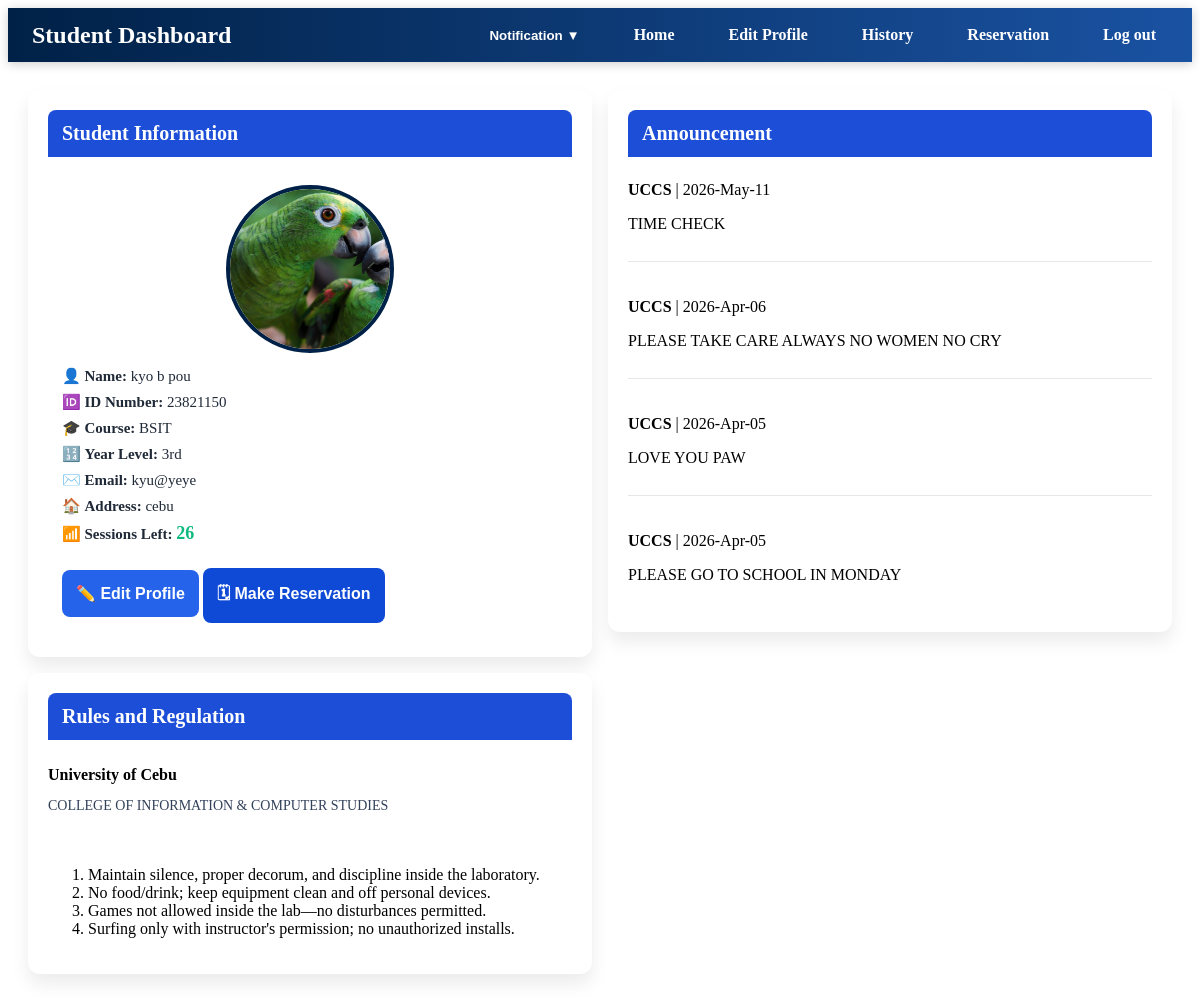
The app's page /profile.php (signed in) with its own data.
### tables this page shows
CREATE TABLE `students` (
  `id` int(11) NOT NULL,
  `id_number` varchar(50) NOT NULL,
  `last_name` varchar(100) NOT NULL,
  `first_name` varchar(100) NOT NULL,
  `middle_name` varchar(100) DEFAULT NULL,
  `course` varchar(100) DEFAULT NULL,
  `year_level` varchar(20) DEFAULT NULL,
  `email` varchar(100) DEFAULT NULL,
  `address` text DEFAULT NULL,
  `password` varchar(255) NOT NULL,
  `created_at` timestamp NOT NULL DEFAULT current_timestamp(),
  `photo` varchar(255) DEFAULT NULL,
  `remaining_sessions` int(11) DEFAULT 28
);

CREATE TABLE `announcements` (
  `id` int(11) NOT NULL,
  `title` varchar(255) NOT NULL,
  `message` text NOT NULL,
  `created_at` timestamp NOT NULL DEFAULT current_timestamp()
);

### profile.php (the view, shortened to what this page needs)
<?php
include "db.php";
$id = $_SESSION['id_number'];
$conn->query("CREATE TABLE IF NOT EXISTS sitin_reservations (
    id INT AUTO_INCREMENT PRIMARY KEY,
    id_number VARCHAR(50) NOT NULL,
    student_name VARCHAR(150) NOT NULL,
    purpose VARCHAR(255) NOT NULL,
    lab VARCHAR(50) NOT NULL,
    time_in TIME,
    `date` DATE,
    remaining_sessions INT NOT NULL,
    status ENUM('pending','approved','rejected','cancelled','completed') DEFAULT 'pending',
    time_out TIMESTAMP NULL,
    notified TINYINT(1) DEFAULT 0,
    created_at TIMESTAMP DEFAULT CURRENT_TIMESTAMP
) ENGINE=InnoDB DEFAULT CHARSET=utf8mb4");
$stmt = $conn->prepare("SELECT id_number, first_name, last_name, middle_name, course, year_level, email, address, photo, COALESCE(remaining_sessions, 28) as remaining_sessions FROM students WHERE id_number = ?");
$stmt->bind_param("s", $id);
$stmt->execute();
$result = $stmt->get_result();
$user = $result->fetch_assoc();
$announcements = $conn->query("SELECT * FROM announcements ORDER BY created_at DESC LIMIT 10");
?>
<!DOCTYPE html>
<html>
<head>
    <link rel="stylesheet" href="css/style.css">
</head>
<body>
<header class="topbar">
    <div class="topbar-left"><h2>Student Dashboard</h2></div>
    <nav class="topbar-nav">
        <div class="dropdown">
            <button class="dropbtn">Notification ▼</button>
        </div>
        <a href="Profile.php">Home</a>
        <a href="#" id="profileButton">Edit Profile</a>
        <a href="#" onclick="openFeature('historyModal')">History</a>
        <a href="#" onclick="openFeature('reservationModal')">Reservation</a>
        <a href="logout.php" class="logout-btn">Log out</a>
    </nav>
</header>
<main class="dashboard-grid">
    <section class="dashboard-card student-info-card">
        <h3>Student Information</h3>
        <div class="dashboard-card-content">
            <?php $hasPhoto = isset($user['photo']) && !empty($user['photo']); ?>
            <div class="profile-avatar-wrapper">
                <img src="<?php echo $hasPhoto ? 'uploads/'.htmlspecialchars($user['photo']) : 'https://via.placeholder.com/160?text=No+Photo'; ?>" alt="Student Photo" class="profile-photo profile-avatar">
            </div>
            <div class="profile-fields">
                <p>👤 <strong>Name:</strong> <?php echo htmlspecialchars(trim($user['first_name'].' '.$user['middle_name'].' '.$user['last_name'])); ?></p>
                <p>🆔 <strong>ID Number:</strong> <?php echo htmlspecialchars($user['id_number']); ?></p>
                <p>🎓 <strong>Course:</strong> <?php echo htmlspecialchars($user['course']); ?></p>
                <p>🔢 <strong>Year Level:</strong> <?php echo htmlspecialchars($user['year_level']); ?></p>
                <p>✉️ <strong>Email:</strong> <?php echo htmlspecialchars($user['email']); ?></p>
                <p>🏠 <strong>Address:</strong> <?php echo htmlspecialchars($user['address']); ?></p>
               <p>📶 <strong>Sessions Left:</strong> <span style="color:#10b981; font-weight:bold; font-size:18px;"><?php echo $user['remaining_sessions']; ?></span></p>
            </div>
            <button class="save-btn" onclick="openModal()">✏️ Edit Profile</button>
            <button class="save-btn" style="margin-top: 10px; background: #0f4ad6;" onclick="openFeature('reservationModal')">🗓 Make Reservation</button>
        </div>
    </section>
    <section class="dashboard-card announcement-card">
        <h3>Announcement</h3>
        <?php if ($announcements && $announcements->num_rows > 0): ?>
            <?php while ($a = $announcements->fetch_assoc()): ?>
                <div class="timeline-item">
                    <div><strong><?php echo htmlspecialchars($a['title']); ?></strong> | <?php echo date('Y-M-d', strtotime($a['created_at'])); ?></div>
                    <p><?php echo htmlspecialchars($a['message']); ?></p>
                </div>
            <?php endwhile; ?>
        <?php endif; ?>
    </section>
    <section class="dashboard-card rules-card">
        <h3>Rules and Regulation</h3>
        <div class="rules-title">University of Cebu</div>
        <div class="rules-subtitle">COLLEGE OF INFORMATION & COMPUTER STUDIES</div>
        <div class="rules-scroll">
            <ol>
                <li>Maintain silence, proper decorum, and discipline inside the laboratory.</li>
                <li>No food/drink; keep equipment clean and off personal devices.</li>
                <li>Games not allowed inside the lab—no disturbances permitted.</li>
                <li>Surfing only with instructor's permission; no unauthorized installs.</li>
            </ol>
        </div>
    </section>
</main>
</body>
</html>

### css/style.css (style rules this page uses)
.topbar { display: flex; justify-content: space-between; align-items: center; gap: 12px; padding: 10px 24px; background: linear-gradient(90deg, #002147, #1a52a2); color: #fff; position: sticky; top: 0; z-index: 500; box-shadow: 0 2px 10px rgba(0,0,0,0.2); }
.topbar-left h2 { margin: 0; font-size: 22px; }
.topbar-nav { display: flex; align-items: center; gap: 10px; }
.topbar-nav a, .topbar-nav .dropbtn { background: transparent; color: #fff; text-decoration: none; border: none; padding: 8px 12px; border-radius: 8px; cursor: pointer; font-weight: bold; }
.logout-btn { background: #f59e0b; color: #001f3f; }
.dropdown { position: relative; display: inline-block; }
.topbar h2 { margin: 0; font-size: 24px; }
header nav a { color: white; text-decoration: none; margin-left: 20px; font-weight: bold; }
.profile-photo { border-radius: 50%; border: 4px solid #002147; margin-bottom: 20px; display: block; margin-left: auto; margin-right: auto; width: 160px; height: 160px; max-width: 160px; max-height: 160px; object-fit: cover; }
.student-info-card .profile-photo { width: 160px; height: 160px; max-width: 160px; max-height: 160px; object-fit: cover; }
.save-btn { flex: 1; background: #2563eb; color: white; padding: 14px; border: none; border-radius: 8px; cursor: pointer; font-size: 16px; font-weight: bold; transition: 0.3s; }
.profile-photo { border-radius: 50%; border: 4px solid #002147; margin-bottom: 10px; display: block; margin-left: auto; margin-right: auto; object-fit: cover; }
.profile-avatar-wrapper { text-align: center; margin-bottom: 14px; }
.profile-avatar { width: 110px; height: 110px; max-width: 110px; max-height: 110px; object-fit: cover; border-radius: 50%; border: 4px solid #002147; }
.student-info-card .profile-fields { margin-bottom: 14px; }
.dashboard-grid { display: grid; grid-template-columns: repeat(3, minmax(250px, 1fr)); gap: 18px; padding: 20px; max-width: 1200px; margin: 18px auto; }
.dashboard-card { background: white; border-radius: 12px; padding: 18px; box-shadow: 0 10px 18px rgba(0,0,0,0.08); }
.dashboard-card h3 { margin-top: 0; color: #002147; margin-bottom: 12px; }
.dashboard-card { background: white; border-radius: 12px; padding: 20px; box-shadow: 0 10px 18px rgba(0,0,0,0.08); }
.student-info-card .profile-fields p, .announcement-card .timeline-item, .rules-card .rules-scroll { margin-top: 10px; }
.student-info-card .profile-fields p { margin: 8px 0; font-size: 15px; color: #1f2937; }
.announcement-card .timeline-item { border-bottom: 1px solid #e5e7eb; padding-bottom: 12px; margin-bottom: 12px; }
.announcement-card .timeline-item:last-child { border-bottom: none; margin-bottom: 0; }
.rules-card .rules-title { font-size: 16px; font-weight: bold; margin-top: 12px; }
.rules-card .rules-subtitle { font-size: 14px; color: #32415a; margin-bottom: 12px; }
.rules-card .rules-scroll { max-height: 330px; overflow-y: auto; padding-right: 6px; }
.dashboard-card h3 { margin: 0; color: #fff; background: #1d4ed8; padding: 12px 14px; border-radius: 8px 8px 0 0; margin-bottom: 0; font-size: 20px; }
.dashboard-card { display: flex; flex-direction: column; gap: 14px; }
.dashboard-card-content { padding: 14px; background: #fff; border-radius: 0 0 8px 8px; }
.student-info-card { max-width: none; }
.dashboard-grid { display: grid !important; grid-template-columns: repeat(3, 1fr) !important; grid-auto-rows: minmax(240px, auto); gap: 16px !important; padding: 18px !important; margin: 10px auto !important; max-width: 1400px !important; width: calc(100% - 40px) !important; align-items: start; }
@media (max-width: 1300px) { .dashboard-grid { grid-template-columns: repeat(2, minmax(260px, 1fr)) !important; } }
.logout-btn { background: #dc2626; color: white; border: none; padding: 6px 10px; border-radius: 6px; cursor: pointer; }

### records on screen
students: photo (picture), first_name+middle_name+last_name "kyo b pou", id_number "23821150", course "BSIT", year_level "3rd", email "kyu@yeye", address "cebu"
announcements: title "UCCS", created_at "2026-May-11", message "TIME CHECK"
announcements: title "UCCS", created_at "2026-Apr-06", message "PLEASE TAKE CARE ALWAYS NO WOMEN NO CRY"
announcements: title "UCCS", created_at "2026-Apr-05", message "LOVE YOU PAW"
announcements: title "UCCS", created_at "2026-Apr-05", message "PLEASE GO TO SCHOOL IN MONDAY"

### other values on screen
$user['remaining_sessions'] "26"
